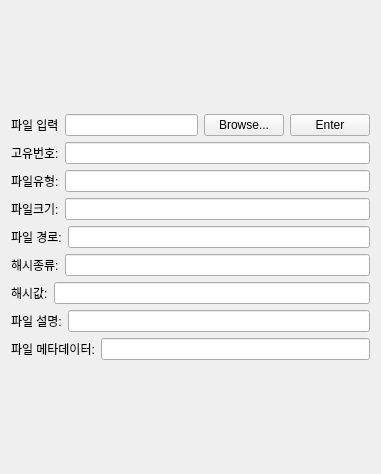
                  <widget class="QWidget" name="AI__scrollAreaWidgetContents">
                   <property name="geometry">
                    <rect>
                     <x>0</x>
                     <y>0</y>
                     <width>381</width>
                     <height>474</height>
                    </rect>
                   </property>
                   <layout class="QGridLayout" name="gridLayout_11">
                    <item row="0" column="0">
                     <layout class="QVBoxLayout" name="AI_other_files__verticalLayout_1">
                      <item>
                       <layout class="QHBoxLayout" name="AI_other_files_file_browse__horizontalLayout_1">
                        <item>
                         <widget class="QLabel" name="AI_other_files_file_browse__label_1">
                          <property name="text">
                           <string>파일 입력</string>
                          </property>
                         </widget>
                        </item>
                        <item>
                         <widget class="QLineEdit" name="AI_other_files_file_browse__lineEdit_1"/>
                        </item>
                        <item>
                         <widget class="QPushButton" name="AI_other_files_file_browse__browseButton_1">
                          <property name="text">
                           <string>Browse...</string>
                          </property>
                         </widget>
                        </item>
                        <item>
                         <widget class="QPushButton" name="AI_other_files_file_browse__enterButton_1">
                          <property name="text">
                           <string>Enter</string>
                          </property>
                         </widget>
                        </item>
                       </layout>
                      </item>
                      <item>
                       <layout class="QHBoxLayout" name="AI_other_files_id__horizontalLayout_1">
                        <item>
                         <widget class="QLabel" name="AI_other_files_id__label_1">
                          <property name="text">
                           <string>고유번호:</string>
                          </property>
                         </widget>
                        </item>
                        <item>
                         <widget class="QLineEdit" name="AI_other_files_id__lineEdit_1"/>
                        </item>
                       </layout>
                      </item>
                      <item>
                       <layout class="QHBoxLayout" name="AI_other_files_type__horizontalLayout_1">
                        <item>
                         <widget class="QLabel" name="AI_other_files_type__label_1">
                          <property name="text">
                           <string>파일유형:</string>
                          </property>
                         </widget>
                        </item>
                        <item>
                         <widget class="QLineEdit" name="AI_other_files_type__lineEdit_1"/>
                        </item>
                       </layout>
                      </item>
                      <item>
                       <layout class="QHBoxLayout" name="AI_other_files_file_size__horizontalLayout_1">
                        <item>
                         <widget class="QLabel" name="AI_other_files_file_size__label_1">
                          <property name="text">
                           <string>파일크기:</string>
                          </property>
                         </widget>
                        </item>
                        <item>
                         <widget class="QLineEdit" name="AI_other_files_file_size__lineEdit_1"/>
                        </item>
                       </layout>
                      </item>
                      <item>
                       <layout class="QHBoxLayout" name="AI_other_files_file_path__horizontalLayout_1">
                        <item>
                         <widget class="QLabel" name="AI_other_files_file_path__label_1">
                          <property name="text">
                           <string>파일 경로:</string>
                          </property>
                         </widget>
                        </item>
                        <item>
                         <widget class="QLineEdit" name="AI_other_files_file_path__lineEdit_1"/>
                        </item>
                       </layout>
                      </item>
                      <item>
                       <layout class="QHBoxLayout" name="AI_other_files_file_hash_type__horizontalLayout_1">
                        <item>
                         <widget class="QLabel" name="AI_other_files_file_hash_type__label_1">
                          <property name="text">
                           <string>해시종류:</string>
                          </property>
                         </widget>
                        </item>
                        <item>
                         <widget class="QLineEdit" name="AI_other_files_file_hash_type__lineEdit_1"/>
                        </item>
                       </layout>
                      </item>
                      <item>
                       <layout class="QHBoxLayout" name="AI_other_files_file_hash_value__horizontalLayout_1">
                        <item>
                         <widget class="QLabel" name="AI_other_files_file_hash_value__label_1">
                          <property name="text">
                           <string>해시값:</string>
                          </property>
                         </widget>
                        </item>
                        <item>
                         <widget class="QLineEdit" name="AI_other_files_file_hash_value__lineEdit_1"/>
                        </item>
                       </layout>
                      </item>
                      <item>
                       <layout class="QHBoxLayout" name="AI_other_files_file_description__horizontalLayout_1">
                        <item>
                         <widget class="QLabel" name="AI_other_files_file_description__label_1">
                          <property name="text">
                           <string>파일 설명:</string>
                          </property>
                         </widget>
                        </item>
                        <item>
                         <widget class="QLineEdit" name="AI_other_files_file_description__lineEdit_1"/>
                        </item>
                       </layout>
                      </item>
                      <item>
                       <layout class="QHBoxLayout" name="AI_other_files_file_metadata__horizontalLayout_1">
                        <item>
                         <widget class="QLabel" name="AI_other_files_file_metadata__label_1">
                          <property name="text">
                           <string>파일 메타데이터:</string>
                          </property>
                         </widget>
                        </item>
                        <item>
                         <widget class="QLineEdit" name="AI_other_files_file_metadata__lineEdit_1"/>
                        </item>
                       </layout>
                      </item>
                     </layout>
                    </item>
                   </layout>
                  </widget>
